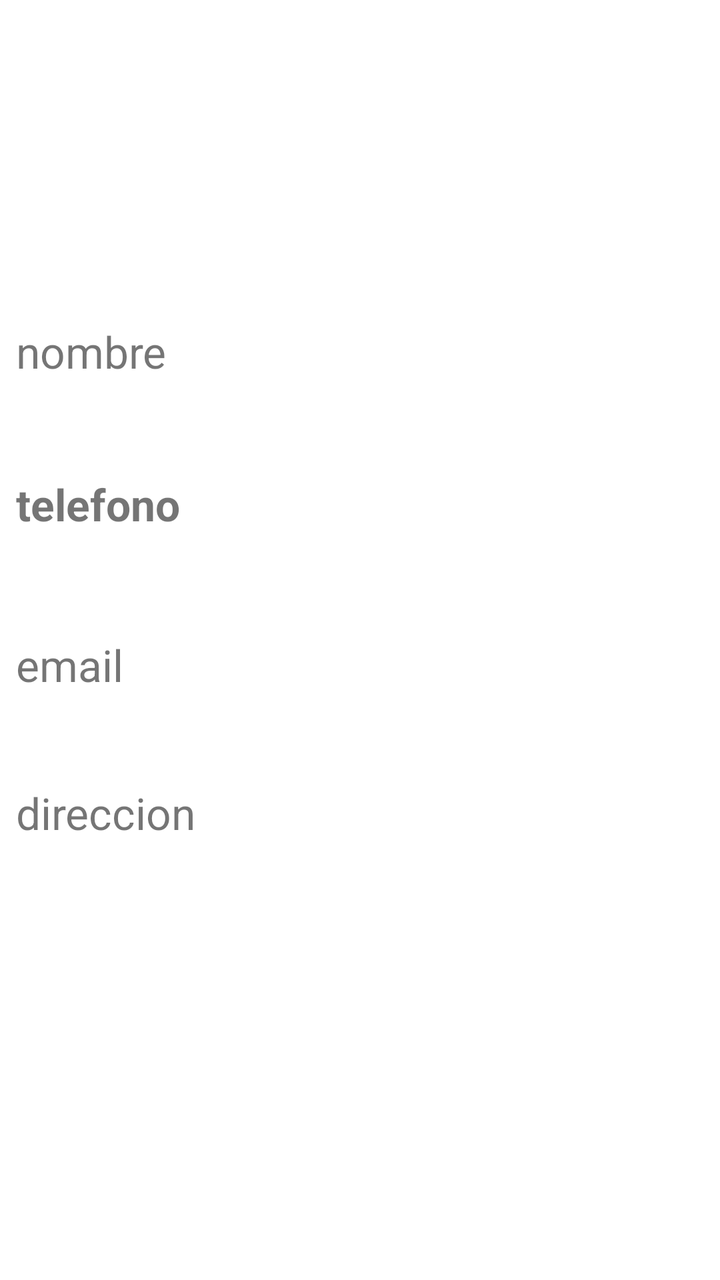
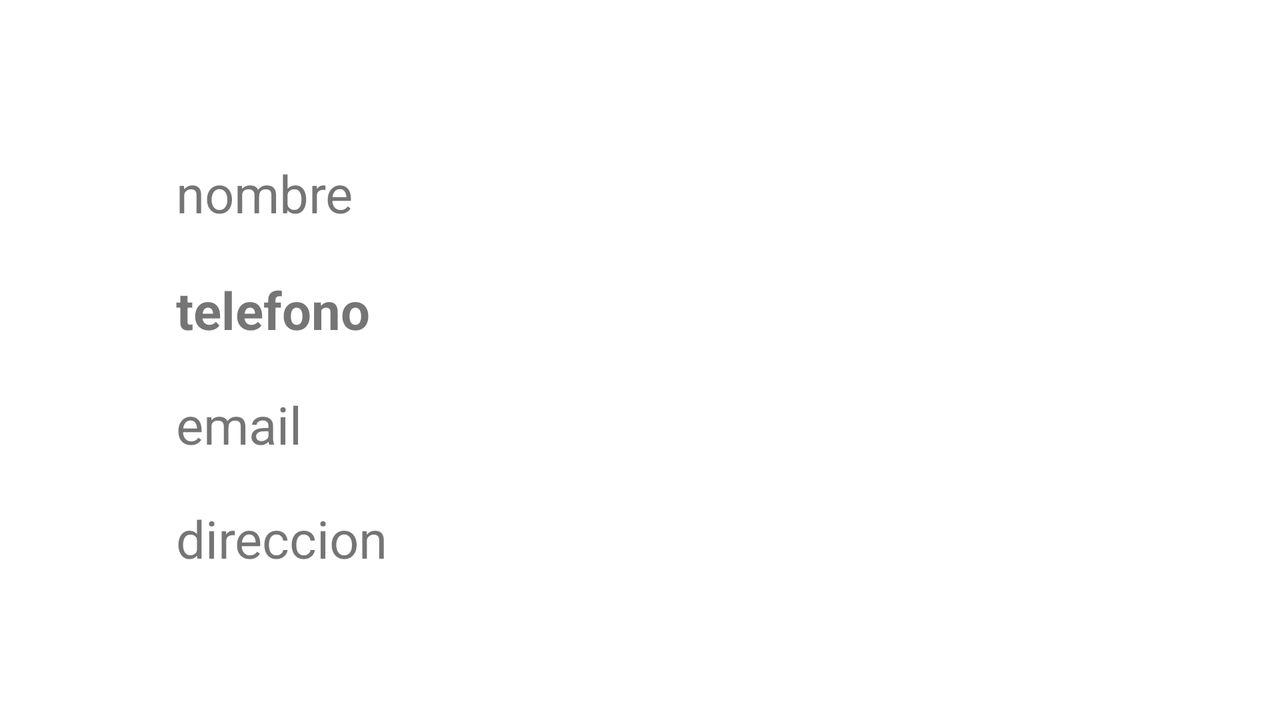

The same Android screen from two of the app's own layout files: first res/layout/ as a phone draws it, then the repository's variant for another configuration, drawn on a device whose configuration selects that folder. Both files follow.
<!-- AndroidManifest.xml: application theme Theme.AgendaContactos -->
<!-- res/layout/activity_detalles.xml -->
<?xml version="1.0" encoding="utf-8"?>
<androidx.constraintlayout.widget.ConstraintLayout xmlns:android="http://schemas.android.com/apk/res/android"
    xmlns:app="http://schemas.android.com/apk/res-auto"
    xmlns:tools="http://schemas.android.com/tools"
    android:layout_width="match_parent"
    android:layout_height="match_parent"
    tools:context=".DetallesActivity">

    <ImageView

        android:id="@+id/IV_FotoDetalles"
        android:layout_width="wrap_content"
        android:layout_height="wrap_content"
        android:layout_marginStart="126dp"
        android:layout_marginTop="84dp"
        android:layout_marginBottom="77dp"
        app:layout_constraintBottom_toTopOf="@+id/tv_nombre"
        app:layout_constraintStart_toStartOf="parent"
        app:layout_constraintTop_toTopOf="parent"
        tools:srcCompat="@tools:sample/avatars" />

    <TextView
        android:id="@+id/tv_nombre"
        android:layout_width="0dp"
        android:layout_height="0dp"
        android:layout_marginStart="8dp"
        android:layout_marginEnd="8dp"
        android:layout_marginBottom="24dp"
        android:text="nombre"
        android:textAlignment="textStart"
        android:textSize="22dp"
        app:layout_constraintBottom_toTopOf="@+id/tv_numero_movil"
        app:layout_constraintEnd_toEndOf="parent"
        app:layout_constraintStart_toStartOf="parent"
        app:layout_constraintTop_toBottomOf="@+id/IV_FotoDetalles" />

    <TextView
        android:id="@+id/tv_numero_movil"
        android:layout_width="0dp"
        android:layout_height="0dp"
        android:layout_marginStart="8dp"
        android:layout_marginEnd="8dp"
        android:layout_marginBottom="28dp"
        android:text="telefono"
        android:textAlignment="textStart"
        android:textSize="22dp"
        android:textStyle="bold"
        app:layout_constraintBottom_toTopOf="@+id/tv_email"
        app:layout_constraintEnd_toEndOf="parent"
        app:layout_constraintStart_toStartOf="parent"
        app:layout_constraintTop_toBottomOf="@+id/tv_nombre" />

    <TextView
        android:id="@+id/tv_email"
        android:layout_width="0dp"
        android:layout_height="0dp"
        android:layout_marginStart="8dp"
        android:layout_marginEnd="8dp"
        android:layout_marginBottom="22dp"
        android:text="email"
        android:textAlignment="textStart"
        android:textSize="22dp"
        app:layout_constraintBottom_toTopOf="@+id/tv_direccion"
        app:layout_constraintEnd_toEndOf="parent"
        app:layout_constraintStart_toStartOf="parent"
        app:layout_constraintTop_toBottomOf="@+id/tv_numero_movil" />

    <TextView
        android:id="@+id/tv_direccion"
        android:layout_width="0dp"
        android:layout_height="0dp"
        android:layout_marginStart="8dp"
        android:layout_marginEnd="8dp"
        android:layout_marginBottom="196dp"
        android:text="direccion"
        android:textAlignment="textStart"
        android:textSize="22dp"
        app:layout_constraintBottom_toBottomOf="parent"
        app:layout_constraintEnd_toEndOf="parent"
        app:layout_constraintStart_toStartOf="parent"
        app:layout_constraintTop_toBottomOf="@+id/tv_email" />

    <androidx.constraintlayout.widget.Guideline
        android:id="@+id/guideline2"
        android:layout_width="wrap_content"
        android:layout_height="wrap_content"
        android:orientation="horizontal"
        app:layout_constraintGuide_begin="20dp" />

</androidx.constraintlayout.widget.ConstraintLayout>
<!-- resources referenced by this layout -->
<resources>
  <style name="Theme.AgendaContactos" parent="Theme.MaterialComponents.DayNight.DarkActionBar">
          
          <item name="colorPrimary">@color/purple_500</item>
          <item name="colorPrimaryVariant">@color/purple_700</item>
          <item name="colorOnPrimary">@color/white</item>
          
          <item name="colorSecondary">@color/teal_200</item>
          <item name="colorSecondaryVariant">@color/teal_700</item>
          <item name="colorOnSecondary">@color/black</item>
          
          <item name="android:statusBarColor" tools:targetApi="l">?attr/colorPrimaryVariant</item>
          
      </style>
</resources>
<!-- res/layout-land/activity_detalles.xml (the repository's variant of the layout above) -->
<!-- drawn on the phone turned sideways -->
<?xml version="1.0" encoding="utf-8"?>
<androidx.constraintlayout.widget.ConstraintLayout xmlns:android="http://schemas.android.com/apk/res/android"
    xmlns:app="http://schemas.android.com/apk/res-auto"
    xmlns:tools="http://schemas.android.com/tools"
    android:layout_width="match_parent"
    android:layout_height="match_parent"
    tools:context=".DetallesActivity">

    <ImageView

        android:id="@+id/IV_FotoDetalles"
        android:layout_width="wrap_content"
        android:layout_height="wrap_content"
        android:layout_marginStart="36dp"
        android:layout_marginTop="13dp"
        android:layout_marginEnd="52dp"
        app:layout_constraintEnd_toStartOf="@+id/tv_numero_movil"
        app:layout_constraintStart_toStartOf="parent"
        app:layout_constraintTop_toTopOf="@+id/guideline2"
        tools:srcCompat="@tools:sample/avatars" />

    <TextView
        android:id="@+id/tv_nombre"
        android:layout_width="0dp"
        android:layout_height="0dp"
        android:layout_marginTop="79dp"
        android:layout_marginBottom="1dp"
        android:text="nombre"
        android:textAlignment="textStart"
        android:textSize="26dp"
        app:layout_constraintBottom_toTopOf="@+id/tv_numero_movil"
        app:layout_constraintEnd_toEndOf="@+id/tv_numero_movil"
        app:layout_constraintStart_toStartOf="@+id/tv_numero_movil"
        app:layout_constraintTop_toTopOf="parent" />

    <TextView
        android:id="@+id/tv_numero_movil"
        android:layout_width="0dp"
        android:layout_height="0dp"
        android:layout_marginEnd="65dp"
        android:text="telefono"
        android:textAlignment="textStart"
        android:textSize="26dp"
        android:textStyle="bold"
        app:layout_constraintBottom_toTopOf="@+id/tv_email"
        app:layout_constraintEnd_toEndOf="parent"
        app:layout_constraintStart_toEndOf="@+id/IV_FotoDetalles"
        app:layout_constraintTop_toBottomOf="@+id/tv_nombre" />

    <TextView
        android:id="@+id/tv_direccion"
        android:layout_width="0dp"
        android:layout_height="0dp"
        android:layout_marginBottom="51dp"
        android:text="direccion"
        android:textAlignment="textStart"
        android:textSize="26dp"
        app:layout_constraintBottom_toBottomOf="parent"
        app:layout_constraintEnd_toEndOf="@+id/tv_email"
        app:layout_constraintStart_toStartOf="@+id/tv_email"
        app:layout_constraintTop_toBottomOf="@+id/tv_email" />

    <TextView
        android:id="@+id/tv_email"
        android:layout_width="0dp"
        android:layout_height="0dp"
        android:text="email"
        android:textAlignment="textStart"
        android:textSize="26dp"
        app:layout_constraintBottom_toTopOf="@+id/tv_direccion"
        app:layout_constraintEnd_toEndOf="@+id/tv_numero_movil"
        app:layout_constraintStart_toStartOf="@+id/tv_numero_movil"
        app:layout_constraintTop_toBottomOf="@+id/tv_numero_movil" />

    <androidx.constraintlayout.widget.Guideline
        android:id="@+id/guideline2"
        android:layout_width="wrap_content"
        android:layout_height="wrap_content"
        android:orientation="horizontal"
        app:layout_constraintGuide_end="346dp" />

</androidx.constraintlayout.widget.ConstraintLayout>
